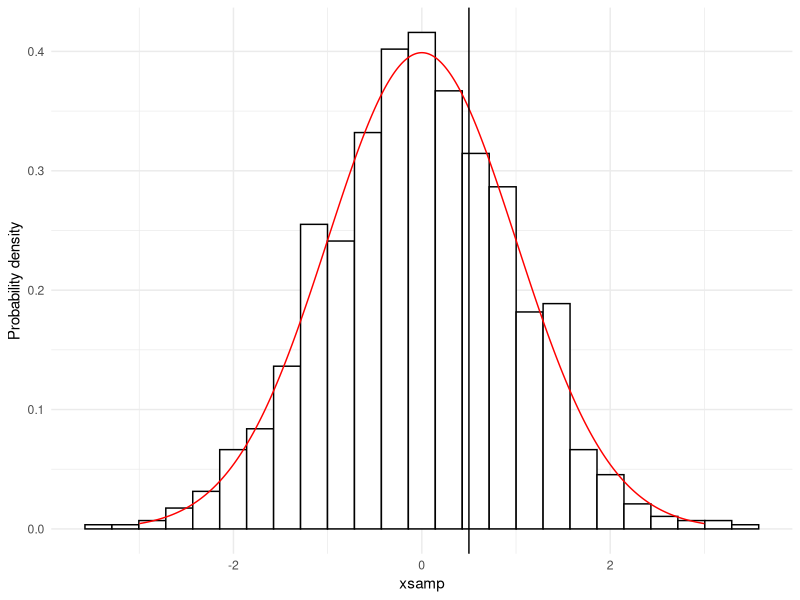
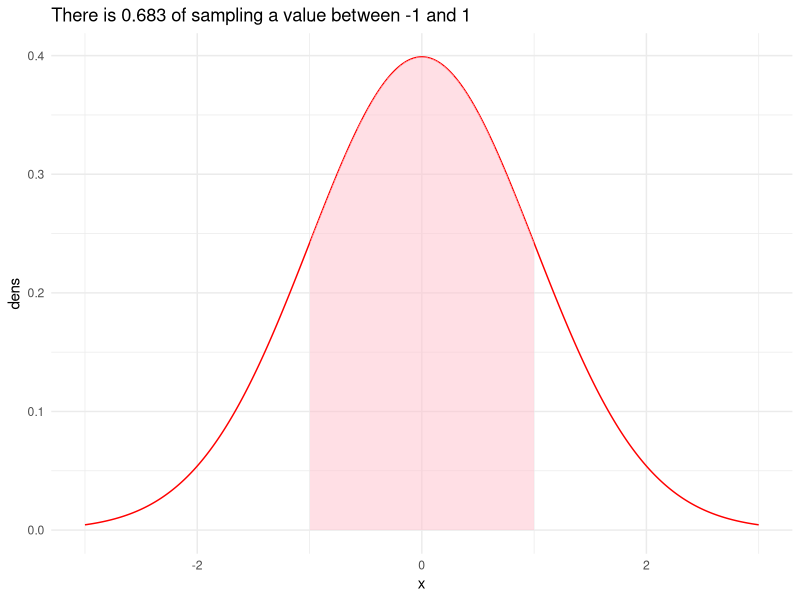
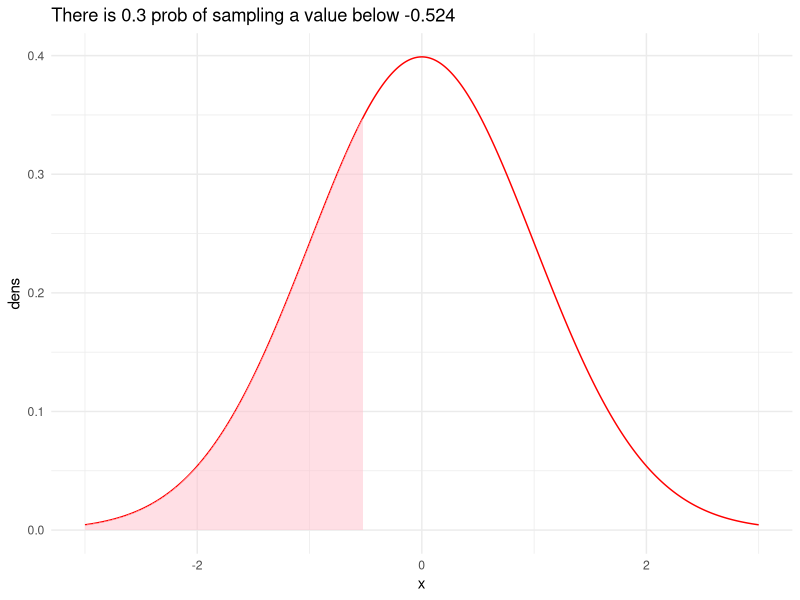

Reproduce these figures in R, in order.
## ---- chunk 1
#| message: false
#| warning: false
library(tidyverse)
set.seed(42)
## ---- chunk 2
    # rnorm(), dnorm()

tibble(
      xsamp = rnorm(n=1000, mean = 0, sd = 1), # draw 1000 samples from normal distribution
      x = seq(-3, 3, length.out = 1000), # sequence of x values between -3 and 3, equal dist between each
      dens = dnorm(x), # normal density at each x value
    ) %>% 
      ggplot(mapping = aes(x = xsamp))+ # "aes()" tells ggplot what to plot on the x and y axis
      geom_histogram(aes(y = after_stat(density)), bins = 25, color = "black", fill = "white")+ # plot a histogram of samples
      geom_line(aes(x = x, y = dens), color = "red")+ 
      geom_vline(xintercept = .5, color = "black") +# draw a vertical line at a given value
      theme_minimal()+
      ylab("Probability density")
## ---- chunk 3
lt <- -1 # defien lower and upper bounding values
ut <- 1 
prob <- pnorm(1) - pnorm(-1) # calc area of density between bounding values

tibble(
  x = seq(-3, 3, length.out = 1000),
  dens = dnorm(x)
  ) %>% 
  ggplot(aes(x))+
    geom_line(aes(x = x, y = dens), color = "red")+ 
    geom_ribbon(
      data = . %>% filter( # filter our full dataset to only include between bounding values, to plot the area
        x >= lt & x <= ut 
      ),
      aes(ymin = 0, ymax = dens),
      alpha = .5, fill = "pink"
      )+
    theme_minimal()+
    ggtitle(str_glue("There is {prob %>% round(3)} of sampling a value between {lt} and {ut}"))
## ---- chunk 4
target_prob <- .3 # define target probability
bounding_value <- qnorm(target_prob) # calculate bounding value below which the target_prob is found

tibble(
  x = seq(-3, 3, length.out = 1000),
  dens = dnorm(x)
  ) %>% 
  ggplot(aes(x))+
    geom_line(aes(x = x, y = dens), color = "red")+ 
    geom_ribbon(
      data = . %>% filter(
        x <= bounding_value # filter vals below bounding_value to plot area
      ),
      aes(ymin = 0, ymax = dens),
      alpha = .5, fill = "pink"
      )+
    theme_minimal()+
    ggtitle(str_glue("There is {target_prob %>% round(3)} prob of sampling a value below {bounding_value %>% round(3)}"))
## ---- chunk 5

simdata <- function(ntrials, dprime, criterion){
  trial_type <- rep(c(0, 1), each = ntrials) # 0 is a noise trial, 1 is a signal trial
latent <- rnorm(n = length(trial_type), mean = trial_type*dprime) # simulate a latent value, corresponding to the strenght of the perceptual experience of the research participant. Note: we never see this value in real life, hence it is called latent. 
resp <- if_else(latent>criterion, 1, 0) # The research participant checks if latent value is above the criterion and answers 1 for "yes, i saw the target", else 0
  
# we construct a tibble (dataframe) from the 3 vars, and return it. Note: we dont actually explicitly need to write "return", an r funciton will always return the last value/data structure
  tibble( 
    trial_type,
    latent,
    resp
  )
}

d <- simdata(ntrials = 20, dprime = 1, criterion = 0.5)
d
